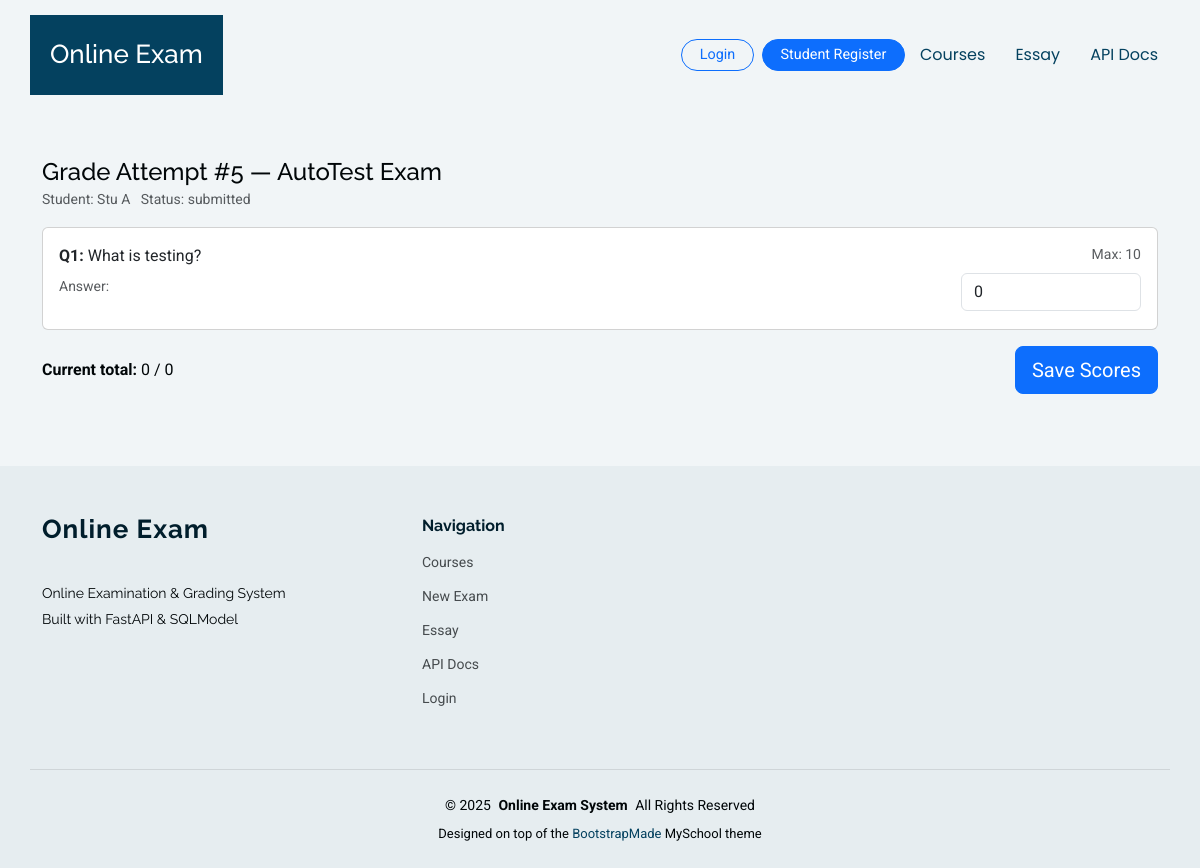
Screenshot of /essay/13/grade/5 with the database file from the repository.
### online_exam_fastapi/app/models.py (models this page shows)
class ExamAttempt(SQLModel, table=True):
    id: Optional[int] = Field(default=None, primary_key=True)
    exam_id: int = Field(foreign_key="exam.id")
    student_id: int = Field(foreign_key="student.id")
    started_at: datetime = Field(default_factory=datetime.utcnow)
    submitted_at: Optional[datetime] = None
    status: str = Field(default="in_progress")  # in_progress | submitted | timed_out
    is_final: int = Field(default=0)  # 0/1

class Exam(SQLModel, table=True):
    id: Optional[int] = Field(default=None, primary_key=True)
    title: str
    subject: str
    duration_minutes: int
    start_time: Optional[datetime] = None
    end_time: Optional[datetime] = None
    course_id: Optional[int] = Field(default=None, foreign_key="course.id")
    instructions: Optional[str] = None
    status: str = Field(default="draft")
    created_at: datetime = Field(default_factory=datetime.utcnow)
    updated_at: datetime = Field(default_factory=datetime.utcnow)

class Student(SQLModel, table=True):
    __table_args__ = (
        UniqueConstraint("matric_no", name="uq_student_matric_no"),
        UniqueConstraint("email", name="uq_student_email"),
    )
    id: Optional[int] = Field(default=None, primary_key=True)
    name: str
    email: str
    matric_no: str
    user_id: Optional[int] = Field(default=None, foreign_key="user.id")
    created_at: datetime = Field(default_factory=datetime.utcnow)
    program: Optional[str] = None  # e.g., "SWE", "BIM"
    year_of_study: Optional[int] = None  # e.g., 1, 2, 3, 4
    phone_number: Optional[str] = None
    gpa: Optional[float] = None

class ExamQuestion(SQLModel, table=True):
    id: Optional[int] = Field(default=None, primary_key=True)
    exam_id: int = Field(foreign_key="exam.id")
    question_text: str
    max_marks: int

### online_exam_fastapi/app/routers/essay_ui.py (the view)
@router.get("/essay/{exam_id}/grade/{attempt_id}")
def grade_form(
    exam_id: int,
    attempt_id: int,
    request: Request,
    session: Session = Depends(get_session),
):
    exam = session.get(Exam, exam_id)
    attempt = session.get(ExamAttempt, attempt_id)
    questions = session.exec(
        select(ExamQuestion).where(ExamQuestion.exam_id == exam_id)
    ).all()
    answers = session.exec(
        select(EssayAnswer).where(EssayAnswer.attempt_id == attempt_id)
    ).all()
    answers_map = {a.question_id: a for a in answers}
    student = None
    if attempt and attempt.student_id is not None:
        student = session.get(Student, attempt.student_id)
    return templates.TemplateResponse(
        "essay/grade.html",
        {
            "request": request,
            "exam": exam,
            "attempt": attempt,
            "questions": questions,
            "answers_map": answers_map,
            "student": student,
        },
    )

### online_exam_fastapi/app/templates/essay/grade.html (shortened to what this page needs)
{% extends "base.html" %}
{% block content %}
<div class="container py-5">
  <div class="d-flex justify-content-between align-items-center mb-3">
    <div>
      <h2 class="h4 mb-0">Grade Attempt #{{ attempt.id }} — {{ exam.title }}</h2>
      <small class="text-muted">Student: {{ student.name if student else ('ID ' ~ attempt.student_id) }} &nbsp; Status: {{ attempt.status }}</small>
    </div>
  </div>
  <form method="post">
    {% set total_possible = 0 %}
    {% set total_current = 0 %}
    {% for q in questions %}
      {% set total_possible = total_possible + (q.max_marks or 0) %}
      {% set current_marks = (answers_map.get(q.id).marks_awarded if answers_map.get(q.id) and answers_map.get(q.id).marks_awarded is not none else 0) %}
      {% set total_current = total_current + current_marks %}
      <div class="card mb-3">
        <div class="card-body">
          <div class="d-flex justify-content-between">
            <div>
              <label class="form-label"><strong>Q{{ loop.index }}:</strong> {{ q.question_text }}</label>
              <p class="small text-muted">Answer: {{ answers_map.get(q.id).answer_text if answers_map.get(q.id) }}</p>
            </div>
            <div style="min-width:180px; text-align:right;">
              <div class="mb-2 small text-muted">Max: {{ q.max_marks or 0 }}</div>
              <input type="number" min="0" max="{{ q.max_marks or 0 }}" name="score_{{ q.id }}" class="form-control" value="{{ current_marks }}" />
            </div>
          </div>
        </div>
      </div>
    {% endfor %}
    <div class="d-flex justify-content-between align-items-center mb-4">
      <div><strong>Current total:</strong> {{ total_current }} / {{ total_possible }}</div>
      <button class="btn btn-lg btn-primary">Save Scores</button>
    </div>
  </form>
</div>
{% endblock %}

### rows the page displays
ExamAttempt: id "5", status "submitted"
Exam: title "AutoTest Exam"
Student: name "Stu A"
ExamQuestion: question_text "What is testing?", max_marks "10", current_marks "0"

### other values shown
{{ total_current }} "0"
{{ total_possible }} "0"
